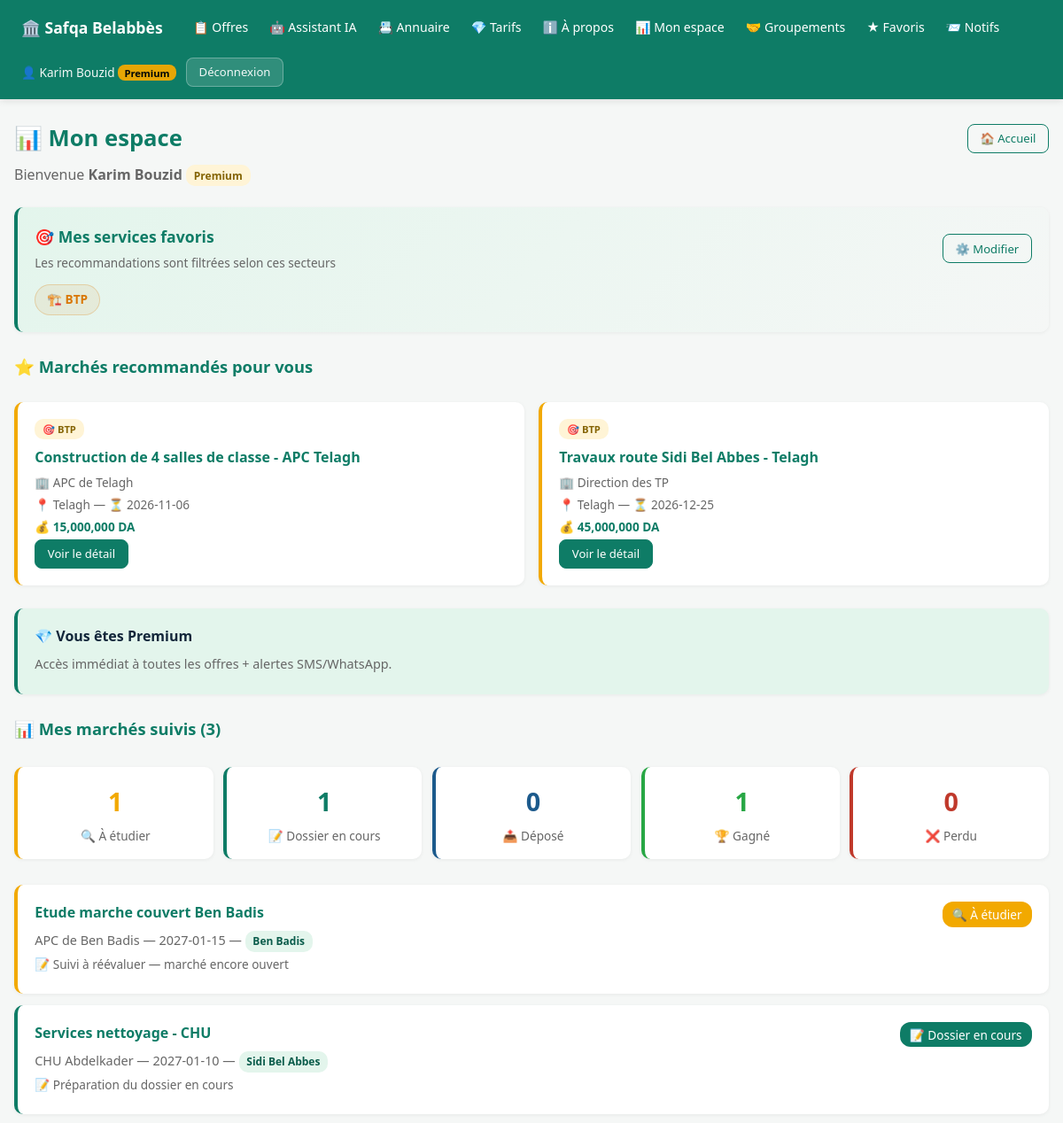
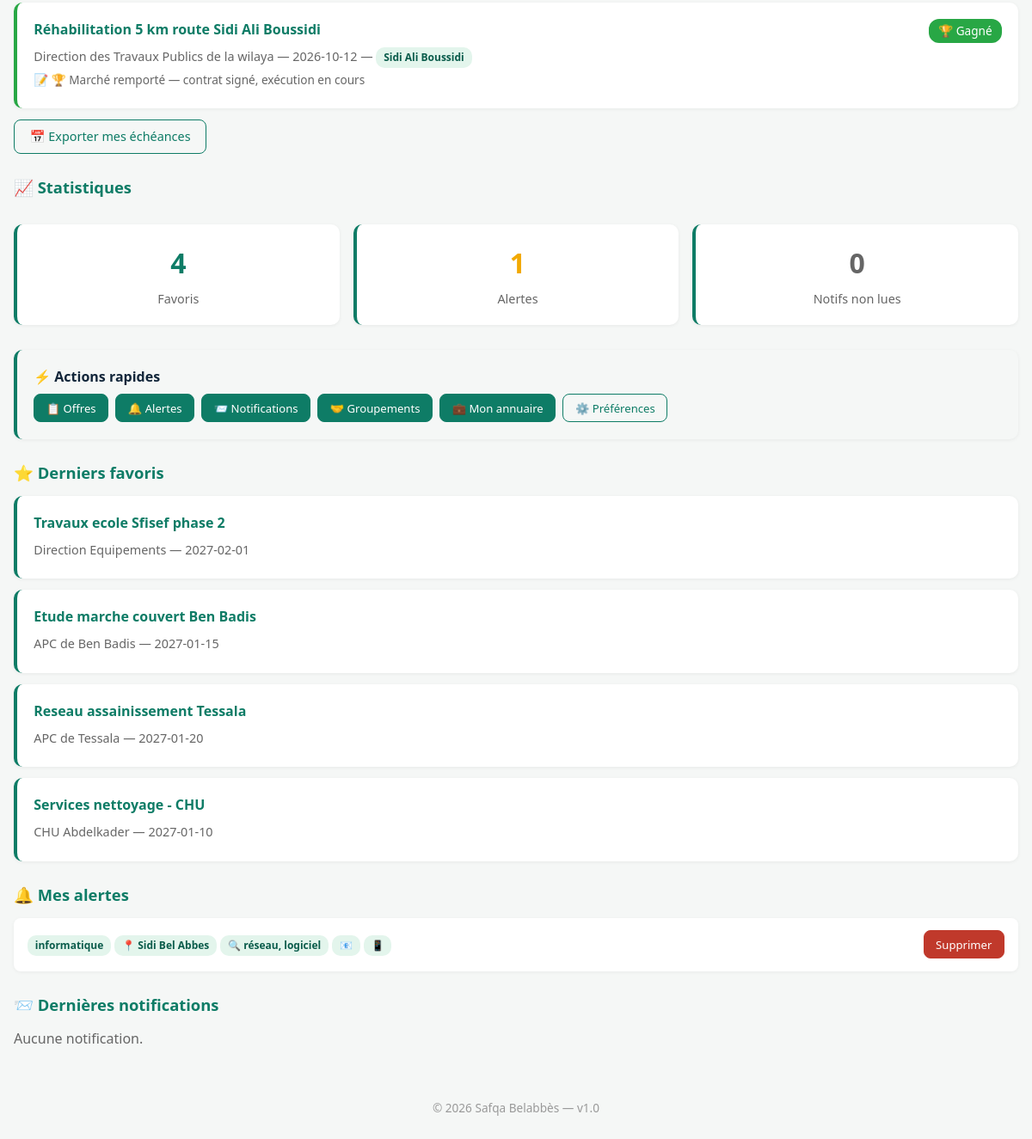
/dashboard (signed in), run on the app's committed database (2 pictures, top to bottom).
### app/__init__.py (models this page shows, shortened)
class User(UserMixin, db.Model):
    __tablename__ = "users"
    id = db.Column(db.Integer, primary_key=True)
    email = db.Column(db.String(150), unique=True, nullable=False, index=True)
    phone = db.Column(db.String(20), unique=True, nullable=True, index=True)
    password_hash = db.Column(db.String(255), nullable=False)
    full_name = db.Column(db.String(120), nullable=False)
    role = db.Column(db.String(20), default="user", nullable=False)
    plan = db.Column(db.String(20), default="free", nullable=False)
    active = db.Column(db.Boolean, default=True, nullable=False)
    security_question = db.Column(db.String(40))
    security_answer_hash = db.Column(db.String(255))
    security_attempts = db.Column(db.Integer, default=0, nullable=False)
    email_notifications = db.Column(db.Boolean, default=True, nullable=False)
    sms_notifications = db.Column(db.Boolean, default=False, nullable=False)
    company = db.Column(db.String(150))
    sector_activity = db.Column(db.String(30))
    commune = db.Column(db.String(100))
    favorite_sectors = db.Column(db.String(300))
    created_at = db.Column(db.DateTime, default=datetime.utcnow)
    @property
    def favorite_sector_list(self):
        if not self.favorite_sectors:
            return []
        return [s.strip() for s in self.favorite_sectors.split(",") if s.strip()]
    @property
    def is_admin(self):
        return self.role == "admin"
    @property
    def is_premium(self):
        if self.role == "admin":
            return True
        return self.plan == "premium"

class Tender(db.Model):
    __tablename__ = "tenders"
    id = db.Column(db.Integer, primary_key=True)
    title = db.Column(db.String(500), nullable=False)
    agency = db.Column(db.String(200), nullable=False)
    deadline = db.Column(db.String(50), nullable=False)
    sector = db.Column(db.String(30), default="services")
    commune = db.Column(db.String(100), default="Toute la wilaya")
    description = db.Column(db.Text)
    budget_dzd = db.Column(db.BigInteger)
    source_url = db.Column(db.String(500))
    is_active = db.Column(db.Boolean, default=True, nullable=False)
    created_at = db.Column(db.DateTime, default=datetime.utcnow)

class TenderFollow(db.Model):
    __tablename__ = "tender_follows"
    __table_args__ = (db.UniqueConstraint("user_id", "tender_id", name="uq_follow"),)
    id = db.Column(db.Integer, primary_key=True)
    user_id = db.Column(db.Integer, db.ForeignKey("users.id"), nullable=False, index=True)
    tender_id = db.Column(db.Integer, db.ForeignKey("tenders.id"), nullable=False, index=True)
    status = db.Column(db.String(30), default="a_etudier", nullable=False)
    notes = db.Column(db.String(1000))
    created_at = db.Column(db.DateTime, default=datetime.utcnow)
    updated_at = db.Column(db.DateTime, default=datetime.utcnow, onupdate=datetime.utcnow)
    tender = db.relationship("Tender")

class Favorite(db.Model):
    __tablename__ = "favorites"
    __table_args__ = (db.UniqueConstraint("user_id", "tender_id"),)
    id = db.Column(db.Integer, primary_key=True)
    user_id = db.Column(db.Integer, db.ForeignKey("users.id"), nullable=False)
    tender_id = db.Column(db.Integer, db.ForeignKey("tenders.id"), nullable=False)
    created_at = db.Column(db.DateTime, default=datetime.utcnow)
    tender = db.relationship("Tender")

class SavedAlert(db.Model):
    __tablename__ = "saved_alerts"
    id = db.Column(db.Integer, primary_key=True)
    user_id = db.Column(db.Integer, db.ForeignKey("users.id"), nullable=False)
    sector = db.Column(db.String(30))
    commune = db.Column(db.String(100))
    keywords = db.Column(db.String(300))
    email_notifications = db.Column(db.Boolean, default=True, nullable=False)
    sms_notifications = db.Column(db.Boolean, default=False, nullable=False)
    created_at = db.Column(db.DateTime, default=datetime.utcnow)

### app/routes.py (the view)
@bp.route("/dashboard")
@login_required
def dashboard():
    if current_user.is_admin:
        return redirect(url_for("routes.admin"))
    from app.constants import FAVORITE_SECTORS
    favs = Favorite.query.filter_by(user_id=current_user.id).order_by(Favorite.created_at.desc()).limit(5).all()
    user_alerts = SavedAlert.query.filter_by(user_id=current_user.id).all()
    notifs = Notification.query.filter_by(user_id=current_user.id).order_by(Notification.created_at.desc()).limit(5).all()
    unread = Notification.query.filter_by(user_id=current_user.id, is_read=False).count()
    has_premium_request = _has_pending_request(current_user.id)
    follows = TenderFollow.query.filter_by(user_id=current_user.id).order_by(
        TenderFollow.updated_at.desc()
    ).all()
    status_counts = {}
    for key in FOLLOW_STATUSES:
        status_counts[key] = sum(1 for f in follows if f.status == key)
    favorite_keys = current_user.favorite_sector_list
    favorite_infos = [
        {"key": k, **FAVORITE_SECTORS[k]}
        for k in favorite_keys if k in FAVORITE_SECTORS
    ]
    followed_ids = {f.tender_id for f in follows}
    fav_ids = {f.tender_id for f in favs}
    recommended = []
    if favorite_keys:
        all_tenders = Tender.query.filter_by(is_active=True).order_by(Tender.created_at.desc()).all()
        for t in all_tenders:
            if t.id in followed_ids or t.id in fav_ids:
                continue
            text = f"{t.title} {t.agency} {t.description or ''}".lower()
            matched = []
            for k in favorite_keys:
                info = FAVORITE_SECTORS.get(k)
                if not info:
                    continue
                keywords = info.get("keywords", [])
                if any(kw.lower() in text for kw in keywords):
                    matched.append(info["label"])
            if matched:
                recommended.append({
                    "tender": t,
                    "matched_labels": matched,
                    "match_count": len(matched),
                })
        recommended.sort(key=lambda x: (-x["match_count"], x["tender"].created_at), reverse=False)
        recommended = recommended[:5]
    return render_template("dashboard.html",
                           favs=favs, alerts=user_alerts, notifs=notifs,
                           unread=unread, has_premium_request=has_premium_request,
                           follows=follows, status_counts=status_counts,
                           favorite_infos=favorite_infos,
                           recommended=recommended)

### app/templates/dashboard.html (shortened to what this page needs)
{% extends "base.html" %}
{% block content %}
<div style="display:flex;justify-content:space-between;align-items:center;flex-wrap:wrap;gap:0.5rem;margin-bottom:0.5rem">
  <h1 style="margin:0">📊 Mon espace</h1>
  <a href="/" class="btn btn-sm btn-ghost">🏠 Accueil</a>
</div>
<p style="color:#666;margin-bottom:1.5rem">
  Bienvenue <strong>{{ current_user.full_name }}</strong>
  {% if current_user.plan == 'premium' %}<span class="chip chip-warning">Premium</span>{% endif %}
</p>
{% if favorite_infos %}
<div class="card" style="background:linear-gradient(135deg,#e3f5ec,#f5f7f6);border-left-color:#0e7c66">
  <div style="display:flex;justify-content:space-between;align-items:center;flex-wrap:wrap;gap:0.5rem">
    <div>
      <h2 style="margin:0;color:#0e7c66;font-size:1.1rem">🎯 Mes services favoris</h2>
      <p style="margin:0.3rem 0 0;color:#666;font-size:0.85rem">Les recommandations sont filtrées selon ces secteurs</p>
    </div>
    <a href="/profile/notifications" class="btn btn-sm btn-ghost">⚙️ Modifier</a>
  </div>
  <div style="display:flex;gap:0.5rem;flex-wrap:wrap;margin-top:0.8rem">
    {% for info in favorite_infos %}
    <span style="background:{{ info.color }}15;color:{{ info.color }};border:1px solid {{ info.color }}40;padding:0.35rem 0.8rem;border-radius:20px;font-size:0.85rem;font-weight:600">
      {{ info.icon }} {{ info.label }}
    </span>
    {% endfor %}
  </div>
</div>
{% endif %}
{% if favorite_infos %}
<h2>⭐ Marchés recommandés pour vous</h2>
{% if recommended %}
<div style="display:grid;grid-template-columns:repeat(auto-fit,minmax(300px,1fr));gap:1rem">
  {% for item in recommended %}
  {% set t = item.tender %}
  <div class="card" style="border-left-color:#f2a900">
    <div style="display:flex;gap:0.3rem;flex-wrap:wrap;margin-bottom:0.5rem">
      {% for label in item.matched_labels %}
      <span class="chip" style="background:#fff4d6;color:#856404;font-size:0.7rem">🎯 {{ label }}</span>
      {% endfor %}
    </div>
    <h3 style="margin:0.3rem 0"><a href="/tenders/{{ t.id }}" style="color:#0e7c66;text-decoration:none">{{ t.title[:80] }}</a></h3>
    <p style="font-size:0.85rem;color:#666">🏢 {{ t.agency[:50] }}</p>
    <p style="font-size:0.85rem;color:#666">📍 {{ t.commune }} — ⏳ {{ t.deadline }}</p>
    {% if t.budget_dzd %}<p style="font-size:0.85rem;color:#0e7c66;font-weight:600">💰 {{ "{:,}".format(t.budget_dzd) }} DA</p>{% endif %}
    <a href="/tenders/{{ t.id }}" class="btn btn-sm">Voir le détail</a>
  </div>
  {% endfor %}
</div>
{% else %}
<div class="card" style="background:#f5f7f6;text-align:center">
  <p style="color:#666;margin:0">Aucun nouveau marché ne correspond actuellement à vos préférences.</p>
</div>
{% endif %}
{% endif %}
{% if current_user.plan == 'premium' %}
<div class="card" style="background:#e3f5ec;border-left-color:#0e7c66">
  <h3 style="margin-top:0">💎 Vous êtes Premium</h3>
  <p>Accès immédiat à toutes les offres + alertes SMS/WhatsApp.</p>
</div>
{% endif %}
<h2>📊 Mes marchés suivis ({{ follows|length }})</h2>
{% if follows %}
<div style="display:grid;grid-template-columns:repeat(auto-fit,minmax(150px,1fr));gap:0.7rem;margin:1rem 0">
  {% for key, s in follow_statuses.items() %}
  <div class="card" style="text-align:center;padding:1rem;border-left-color:{{ s.color }}">
    <p style="font-size:1.8rem;margin:0;font-weight:bold;color:{{ s.color }}">{{ status_counts[key] }}</p>
    <p style="margin:0.3rem 0 0;color:#666;font-size:0.85rem">{{ s.icon }} {{ s.label }}</p>
  </div>
  {% endfor %}
</div>
{% for f in follows %}
<div class="card" style="border-left-color:{{ follow_statuses[f.status]['color'] }}">
  <div style="display:flex;justify-content:space-between;align-items:start;flex-wrap:wrap;gap:0.5rem">
    <div style="flex:1;min-width:250px">
      <h3 style="margin-top:0"><a href="/tenders/{{ f.tender.id }}" style="color:#0e7c66;text-decoration:none">{{ f.tender.title }}</a></h3>
      <p style="font-size:0.9rem;color:#666">{{ f.tender.agency }} — {{ f.tender.deadline }} — <span class="chip">{{ f.tender.commune }}</span></p>
      {% if f.notes %}<p style="font-size:0.85rem;color:#666">📝 {{ f.notes[:100] }}</p>{% endif %}
    </div>
    <span style="background:{{ follow_statuses[f.status]['color'] }};color:white;padding:0.2rem 0.7rem;border-radius:12px;font-size:0.85rem">
      {{ follow_statuses[f.status]['icon'] }} {{ follow_statuses[f.status]['label'] }}
    </span>
  </div>
</div>
{% endfor %}
<a class="btn btn-ghost" href="/my-calendar.ics">📅 Exporter mes échéances</a>
{% else %}
<div class="card"><p style="color:#666">Aucun marché suivi. Cliquez sur <strong>📊 Suivre ce marché</strong> depuis une offre.</p><a class="btn btn-sm" href="/">Parcourir les offres</a></div>
{% endif %}
<h2>📈 Statistiques</h2>
<div style="display:grid;grid-template-columns:repeat(auto-fit,minmax(180px,1fr));gap:1rem;margin:1rem 0">
  <div class="card" style="text-align:center"><p style="font-size:2rem;margin:0;color:#0e7c66;font-weight:bold">{{ favs|length }}</p><p style="margin:0.3rem 0 0">Favoris</p></div>
  <div class="card" style="text-align:center"><p style="font-size:2rem;margin:0;color:#f2a900;font-weight:bold">{{ alerts|length }}</p><p style="margin:0.3rem 0 0">Alertes</p></div>
  <div class="card" style="text-align:center"><p style="font-size:2rem;margin:0;color:{{ '#c0392b' if unread > 0 else '#666' }};font-weight:bold">{{ unread }}</p><p style="margin:0.3rem 0 0">Notifs non lues</p></div>
</div>
<div class="card" style="background:#f5f7f6">
  <h3 style="margin-top:0">⚡ Actions rapides</h3>
  <div style="display:flex;gap:0.5rem;flex-wrap:wrap">
    <a class="btn btn-sm" href="/">📋 Offres</a>
    <a class="btn btn-sm" href="/alerts">🔔 Alertes</a>
    <a class="btn btn-sm" href="/notifications">📨 Notifications</a>
    <a class="btn btn-sm" href="/partnerships">🤝 Groupements</a>
    <a class="btn btn-sm" href="/my-professional">💼 Mon annuaire</a>
    <a class="btn btn-sm btn-ghost" href="/profile/notifications">⚙️ Préférences</a>
  </div>
</div>
<h2>⭐ Derniers favoris</h2>
{% for f in favs %}
<div class="card">
  <h3 style="margin-top:0"><a href="/tenders/{{ f.tender.id }}" style="color:#0e7c66;text-decoration:none">{{ f.tender.title }}</a></h3>
  <p>{{ f.tender.agency }} — {{ f.tender.deadline }}</p>
</div>
{% else %}
<p style="color:#666">Aucun favori. <a href="/">Parcourir</a></p>
{% endfor %}
<h2>🔔 Mes alertes</h2>
{% for a in alerts %}
<div class="notif-item">
  <span>
    {% if a.sector %}<span class="chip">{{ sectors.get(a.sector, a.sector) }}</span>{% endif %}
    {% if a.commune %}<span class="chip">📍 {{ a.commune }}</span>{% endif %}
    {% if a.keywords %}<span class="chip">🔍 {{ a.keywords }}</span>{% endif %}
    {% if a.email_notifications %}<span class="chip">📧</span>{% endif %}
    {% if a.sms_notifications %}<span class="chip">📱</span>{% endif %}
  </span>
  <form method="post" action="/alerts/{{ a.id }}/delete" class="inline-form">
    <button class="btn btn-sm btn-danger" type="submit">Supprimer</button>
  </form>
</div>
{% else %}
<p style="color:#666">Aucune alerte. <a href="/alerts">Créer une alerte</a></p>
{% endfor %}
<h2>📨 Dernières notifications</h2>
{% for n in notifs %}
<div class="notif-item {{ '' if n.is_read else 'unread' }}">
  <div><strong>{{ n.tender.title }}</strong><br><small style="color:#666">{{ n.tender.deadline }}</small></div>
  <span class="chip {{ '' if n.is_read else 'chip-warning' }}">{{ 'Nouveau' if not n.is_read else 'Lu' }}</span>
</div>
{% else %}
<p style="color:#666">Aucune notification.</p>
{% endfor %}
{% endblock %}

### app/templates/base.html (shortened to what this page needs)
<!DOCTYPE html>
<html lang="fr">
<head>
</head>
<body>
<header>
  <div class="header-inner">
    <a href="/" class="brand">🏛️ Safqa Belabbès</a>
    {% if current_user.is_authenticated and current_user.is_admin %}
      <nav class="main-nav">
        <a href="/admin">🔧 Administration</a>
        <a href="/">👁️ Site public</a>
      </nav>
      <span class="spacer"></span>
      <div class="user-info">
        <span>👤 {{ current_user.full_name }}</span>
        <a href="/logout" class="btn btn-sm" style="background:rgba(255,255,255,0.15);color:#fff;border:1px solid rgba(255,255,255,0.3)">Déconnexion</a>
      </div>
    {% else %}
      <nav class="main-nav">
        <a href="/">📋 Offres</a>
        <a href="/chatbot">🤖 Assistant IA</a>
        <a href="/directory">📇 Annuaire</a>
        <a href="/pricing">💎 Tarifs</a>
        <a href="/about">ℹ️ À propos</a>
        {% if current_user.is_authenticated %}
          <a href="/dashboard">📊 Mon espace</a>
          <a href="/partnerships">🤝 Groupements</a>
          <a href="/favorites">★ Favoris</a>
          <a href="/notifications">📨 Notifs{% if unread_notif and unread_notif > 0 %} <span class="badge">{{ unread_notif }}</span>{% endif %}</a>
        {% endif %}
      </nav>
      {% if current_user.is_authenticated %}
        <div class="user-info">
          <span>👤 {{ current_user.full_name }}
            {% if current_user.is_premium %}<span class="chip-premium">Premium</span>{% endif %}
          </span>
          <a href="/logout" class="btn btn-sm" style="background:rgba(255,255,255,0.15);color:#fff;border:1px solid rgba(255,255,255,0.3)">Déconnexion</a>
        </div>
      {% else %}
        <div class="user-info">
          <a href="/login">Connexion</a>
          <a href="/register" class="btn btn-sm btn-accent">Inscription</a>
        </div>
      {% endif %}
    {% endif %}
  </div>
</header>
<main>
{% block content %}{% endblock %}
</main>
<footer>© 2026 Safqa Belabbès — v1.0</footer>
</body>
</html>

### data on the page
User: full_name "Karim Bouzid", icon "🏗️", label "BTP", sector_activity "BTP"
Tender: title "Construction de 4 salles de classe - APC Telagh", agency "APC de Telagh", commune "Telagh", deadline "2026-11-06", budget_dzd "15,000,000"
Tender: title "Travaux route Sidi Bel Abbes - Telagh", agency "Direction des TP", commune "Telagh", deadline "2026-12-25", budget_dzd "45,000,000"
TenderFollow: tender "Etude marche couvert Ben Badis", tender.agency "APC de Ben Badis", tender.deadline "2027-01-15", tender.commune "Ben Badis", notes "Suivi à réévaluer — marché encore ouvert", status "🔍", status "À étudier"
TenderFollow: tender "Services nettoyage - CHU", tender.agency "CHU Abdelkader", tender.deadline "2027-01-10", tender.commune "Sidi Bel Abbes", notes "Préparation du dossier en cours", status "📝", status "Dossier en cours"
TenderFollow: tender "Réhabilitation 5 km route Sidi Ali Boussidi", tender.agency "Direction des Travaux Publics de la wilaya", tender.deadline "2026-10-12", tender.commune "Sidi Ali Boussidi", notes "🏆 Marché remporté — contrat signé, exécution en cours", status "🏆", status "Gagné"
Favorite: tender "Travaux ecole Sfisef phase 2", tender.agency "Direction Equipements", tender.deadline "2027-02-01"
Favorite: tender "Etude marche couvert Ben Badis", tender.agency "APC de Ben Badis", tender.deadline "2027-01-15"
Favorite: tender "Reseau assainissement Tessala", tender.agency "APC de Tessala", tender.deadline "2027-01-20"
Favorite: tender "Services nettoyage - CHU", tender.agency "CHU Abdelkader", tender.deadline "2027-01-10"
SavedAlert: get "informatique", commune "Sidi Bel Abbes", keywords "réseau, logiciel"

### other printed values
{{ follows|length }} "3"
{{ status_counts[key] }} "1" "1" "0" "1" "0"
{{ s.icon }} "🔍" "📝" "📤" "🏆" "❌"
{{ s.label }} "À étudier" "Dossier en cours" "Déposé" "Gagné" "Perdu"
{{ favs|length }} "4"
{{ alerts|length }} "1"
{{ unread }} "0"
